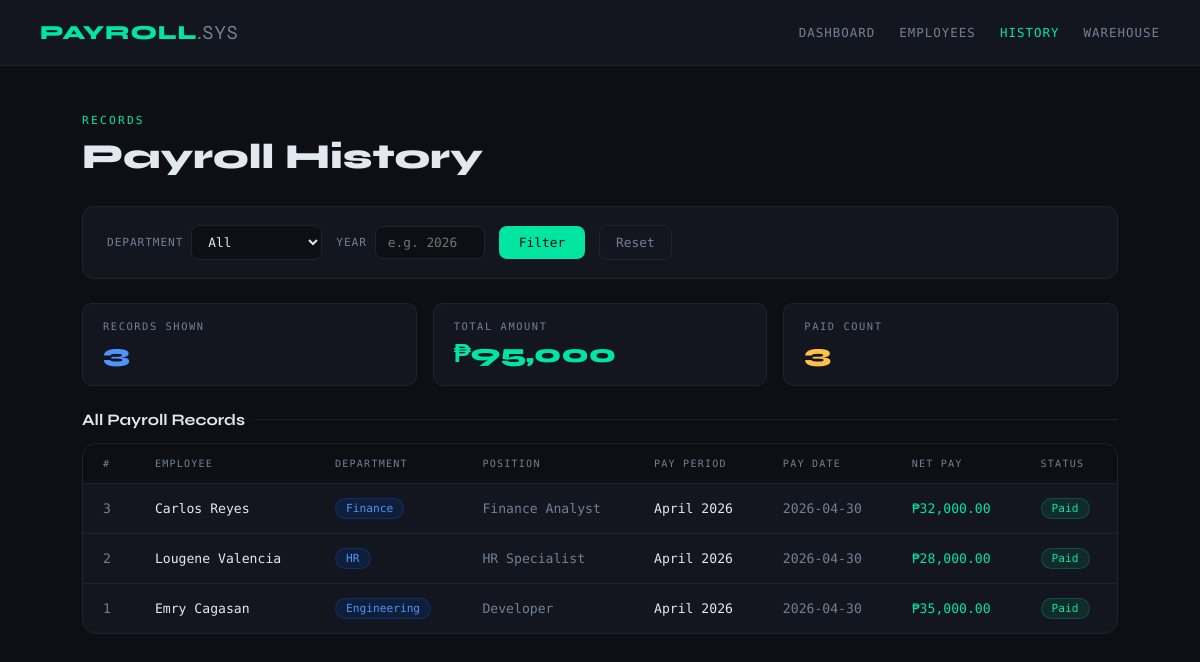
Before: /payroll_history.php with the older database file.
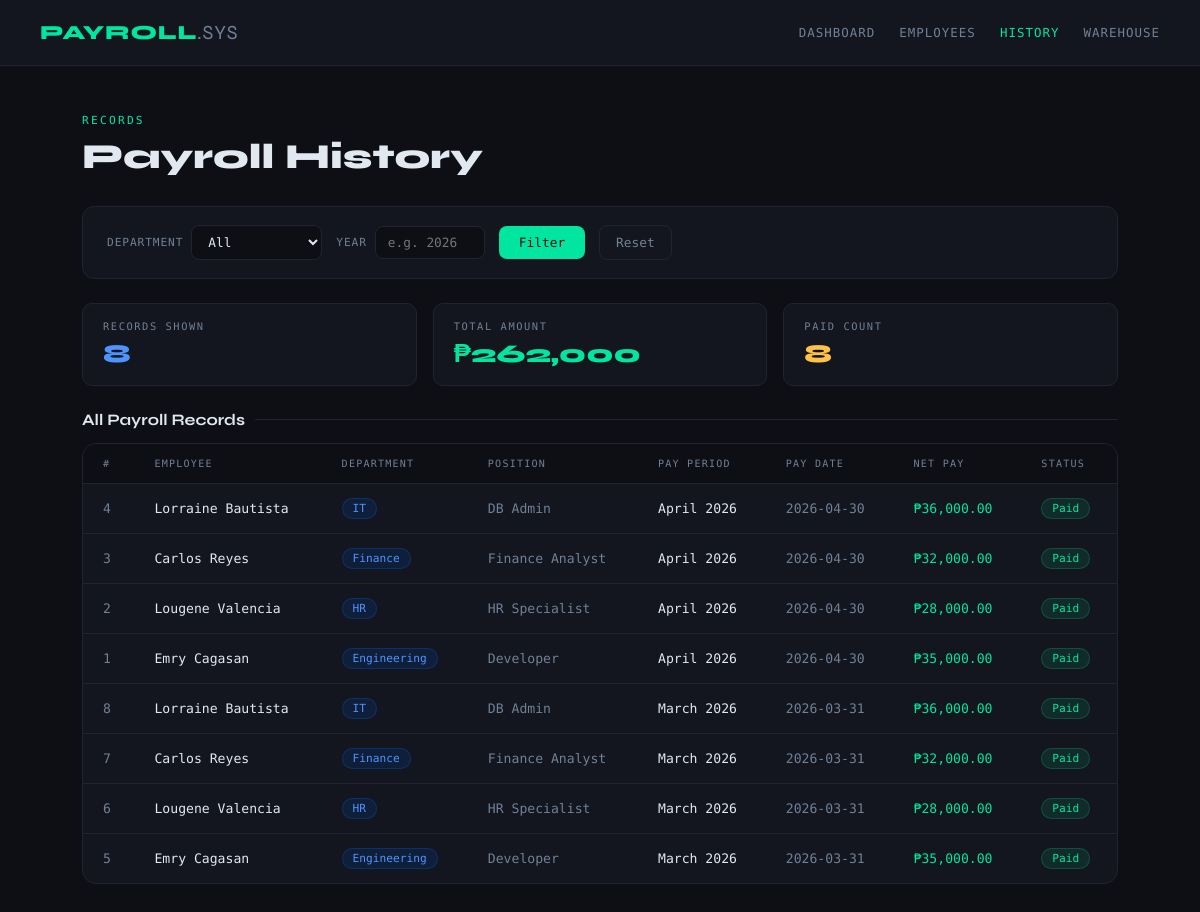
After: the same page with the newer database file.
### tables this page shows
CREATE TABLE IF NOT EXISTS payroll (
    payroll_id  INT            NOT NULL AUTO_INCREMENT,
    employee_id INT            NOT NULL,
    amount_paid DECIMAL(10,2)  NOT NULL,
    pay_date    DATE           NOT NULL,
    pay_period  VARCHAR(50)    NOT NULL,
    status      VARCHAR(20)    NOT NULL DEFAULT 'Pending',
    PRIMARY KEY (payroll_id),
    FOREIGN KEY (employee_id) REFERENCES employees(employee_id)
        ON UPDATE CASCADE ON DELETE RESTRICT
);

CREATE TABLE IF NOT EXISTS departments (
    department_id   INT          NOT NULL AUTO_INCREMENT,
    department_name VARCHAR(100) NOT NULL,
    location        VARCHAR(100),
    PRIMARY KEY (department_id)
);

CREATE TABLE IF NOT EXISTS employees (
    employee_id   INT            NOT NULL AUTO_INCREMENT,
    first_name    VARCHAR(50)    NOT NULL,
    last_name     VARCHAR(50)    NOT NULL,
    email         VARCHAR(100)   NOT NULL UNIQUE,
    position      VARCHAR(100),
    salary        DECIMAL(10,2)  NOT NULL DEFAULT 0.00,
    hire_date     DATE           NOT NULL,
    department_id INT            NOT NULL,
    version       INT            NOT NULL DEFAULT 0,
    PRIMARY KEY (employee_id),
    FOREIGN KEY (department_id) REFERENCES departments(department_id)
        ON UPDATE CASCADE ON DELETE RESTRICT
);

### payroll_history.php (the view, shortened to what this page needs)
<?php include 'config/database.php'; ?>
<!DOCTYPE html>
<html lang="en">
<head>
</head>
<body>
<div class="topbar">
    <a href="dashboard.php" class="topbar-brand">PAYROLL<span>.SYS</span></a>
    <nav class="topbar-nav">
        <a href="dashboard.php">Dashboard</a>
        <a href="employees/index.php">Employees</a>
        <a href="payroll_history.php" class="active">History</a>
        <a href="warehouse/index.php">Warehouse</a>
    </nav>
</div>
<div class="main">
    <div class="page-header">
        <div class="page-label">Records</div>
        <h1 class="page-title">Payroll History</h1>
    </div>
    <div class="filter-bar">
        <form method="GET" action="payroll_history.php">
            <div class="filter-group">
                <span class="filter-label">Department</span>
                <select name="department">
                    <option value="">All</option>
                </select>
            </div>
            <div class="filter-group">
                <span class="filter-label">Year</span>
                <input type="number" name="year" placeholder="e.g. 2026" value="<?= htmlspecialchars($_GET['year'] ?? '') ?>">
            </div>
            <button type="submit" class="btn-filter">Filter</button>
            <a href="payroll_history.php" class="btn-reset">Reset</a>
        </form>
    </div>
    <?php
    $where  = [];
    $params = [];
    $whereSQL = count($where) ? "WHERE " . implode(" AND ", $where) : "";
    $sql = "
        SELECT p.payroll_id,
               CONCAT(e.first_name,' ',e.last_name) AS employee_name,
               d.department_name, e.position,
               p.pay_period, p.pay_date, p.amount_paid, p.status
        FROM payroll p
        JOIN employees   e ON p.employee_id   = e.employee_id
        JOIN departments d ON e.department_id = d.department_id
        $whereSQL
        ORDER BY p.pay_date DESC, p.payroll_id DESC
    ";
    $stmt2 = $pdo->prepare($sql);
    $stmt2->execute($params);
    $rows = $stmt2->fetchAll();
    $total_records = count($rows);
    $total_amount  = array_sum(array_column($rows, 'amount_paid'));
    $paid_count    = count(array_filter($rows, fn($r) => $r['status'] === 'Paid'));
    ?>
    <div class="stats">
        <div class="stat"><div class="stat-label">Records Shown</div><div class="stat-value blue"><?= $total_records ?></div></div>
        <div class="stat"><div class="stat-label">Total Amount</div><div class="stat-value green">₱<?= number_format($total_amount, 0) ?></div></div>
        <div class="stat"><div class="stat-label">Paid Count</div><div class="stat-value amber"><?= $paid_count ?></div></div>
    </div>
    <div class="section-title">All Payroll Records</div>
    <div class="table-wrap">
        <table>
            <thead>
                <tr>
                    <th>#</th><th>Employee</th><th>Department</th>
                    <th>Position</th><th>Pay Period</th><th>Pay Date</th>
                    <th>Net Pay</th><th>Status</th>
                </tr>
            </thead>
            <tbody>
            <?php if (empty($rows)): ?>
                <tr><td colspan="8">
                    <div class="empty">
                        <div class="empty-icon">📋</div>
                        <div class="empty-title">No records found</div>
                        <div>Process a payment from the Employees page to see records here.</div>
                    </div>
                </td></tr>
            <?php else: foreach ($rows as $r): ?>
                <tr>
                    <td style="color:var(--text-dim)"><?= $r['payroll_id'] ?></td>
                    <td style="font-weight:500"><?= htmlspecialchars($r['employee_name']) ?></td>
                    <td><span class="dept-pill"><?= htmlspecialchars($r['department_name']) ?></span></td>
                    <td style="color:var(--text-dim)"><?= htmlspecialchars($r['position']) ?></td>
                    <td><?= htmlspecialchars($r['pay_period']) ?></td>
                    <td style="color:var(--text-dim)"><?= $r['pay_date'] ?></td>
                    <td class="amount">₱<?= number_format($r['amount_paid'], 2) ?></td>
                    <td><span class="badge <?= $r['status'] === 'Paid' ? 'badge-paid' : 'badge-pending' ?>"><?= $r['status'] ?></span></td>
                </tr>
            <?php endforeach; endif; ?>
            </tbody>
        </table>
    </div>
</div>
</body>
</html>

Changed rows visible on the page:
now on this page (row unchanged): payroll: payroll_id "4", employee_name "Lorraine Bautista", departments.department_name "IT", employee.position "DB Admin", pay_period "April 2026", pay_date "2026-04-30", amount_paid "36,000.00", status "Paid"
added payroll: payroll_id "8", employee_name "Lorraine Bautista", departments.department_name "IT", employee.position "DB Admin", pay_period "March 2026", pay_date "2026-03-31", amount_paid "36,000.00", status "Paid"
added payroll: payroll_id "7", employee_name "Carlos Reyes", departments.department_name "Finance", employee.position "Finance Analyst", pay_period "March 2026", pay_date "2026-03-31", amount_paid "32,000.00", status "Paid"
added payroll: payroll_id "6", employee_name "Lougene Valencia", departments.department_name "HR", employee.position "HR Specialist", pay_period "March 2026", pay_date "2026-03-31", amount_paid "28,000.00", status "Paid"
added payroll: payroll_id "5", employee_name "Emry Cagasan", departments.department_name "Engineering", employee.position "Developer", pay_period "March 2026", pay_date "2026-03-31", amount_paid "35,000.00", status "Paid"
Other visible differences:
$total_records: "3" → "8"
$total_amount: "95,000" → "262,000"
$paid_count: "3" → "8"
